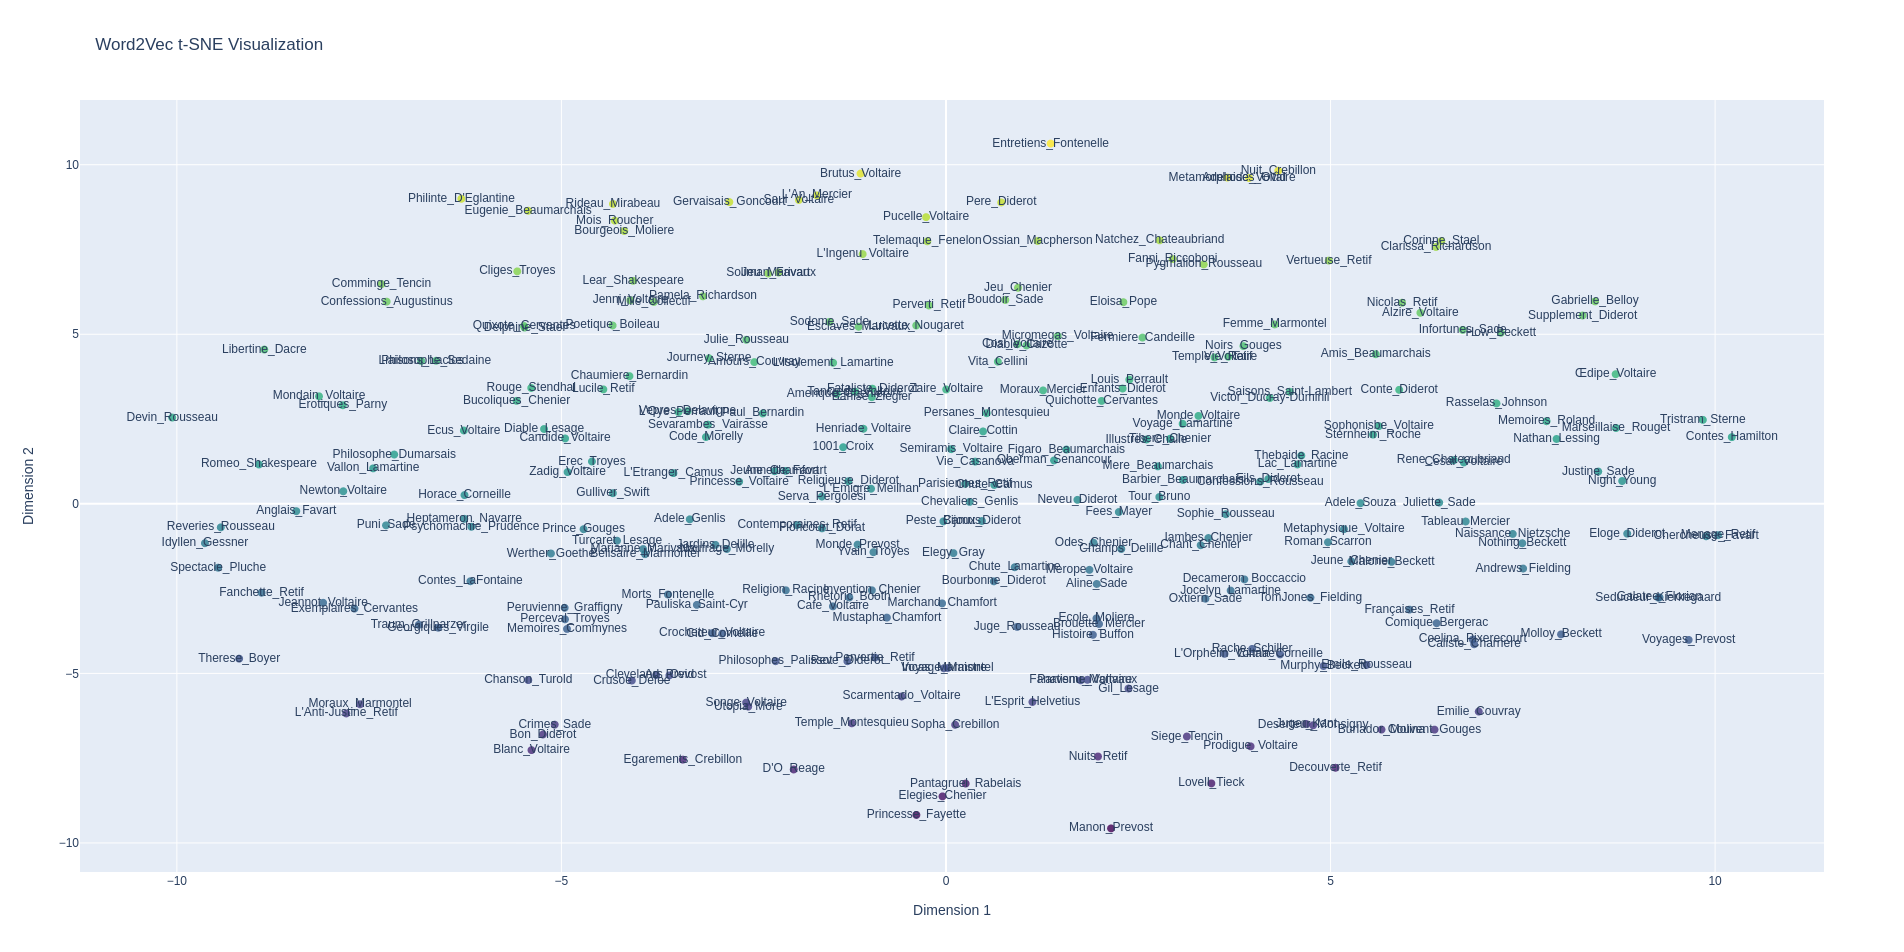

Recreate this plot in Python.
from sklearn.manifold import TSNE
from gensim.models import Word2Vec
import plotly.graph_objects as go

# Load the trained Word2Vec model
model = Word2Vec.load("word2vec.model")

# Initialize a list to store the words
words = []

# Read the words from the file
with open("ne_list.txt", "r") as f:
    for line in f:
        word = line.strip()
        if word in model.wv.key_to_index:
            words.append(word)

# Get the word vectors
word_vectors = model.wv[words]

# Use t-SNE to reduce dimensionality
tsne = TSNE(n_components=2, random_state=0)
word_vectors_2d = tsne.fit_transform(word_vectors)

# Create a scatter plot of the t-SNE output
fig = go.Figure(data=go.Scatter(x=word_vectors_2d[:, 0],
                                y=word_vectors_2d[:, 1],
                                mode='markers+text',
                                text=words,
                                marker=dict(size=8,
                                            color=word_vectors_2d[:, 1],  # set color to y-axis value
                                            colorscale='Viridis',  # choose a colorscale
                                            opacity=0.8)))

# Set layout properties
fig.update_layout(title='Word2Vec t-SNE Visualization',
                  xaxis=dict(title='Dimension 1'),
                  yaxis=dict(title='Dimension 2'))

# Save the interactive plot as an HTML file
fig.write_html("interactive_plot.html")
